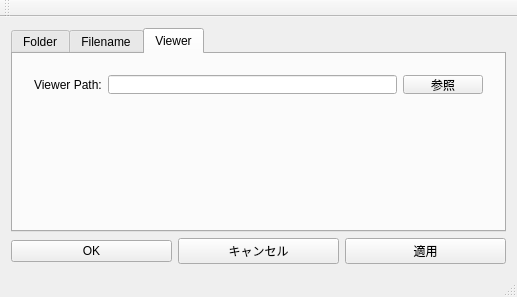
<?xml version="1.0" encoding="UTF-8"?>
<ui version="4.0">
 <class>MainWindow</class>
 <widget class="QMainWindow" name="MainWindow">
  <property name="geometry">
   <rect>
    <x>0</x>
    <y>0</y>
    <width>517</width>
    <height>297</height>
   </rect>
  </property>
  <property name="windowTitle">
   <string>MainWindow</string>
  </property>
  <widget class="QWidget" name="centralWidget">
   <layout class="QVBoxLayout" name="verticalLayout">
    <item>
     <widget class="QTabWidget" name="tabWidget">
      <property name="currentIndex">
       <number>2</number>
      </property>
      <widget class="QWidget" name="tab">
       <attribute name="title">
        <string>Folder</string>
       </attribute>
       <widget class="QWidget" name="horizontalLayoutWidget">
        <property name="geometry">
         <rect>
          <x>10</x>
          <y>10</y>
          <width>471</width>
          <height>41</height>
         </rect>
        </property>
        <layout class="QHBoxLayout" name="horizontalLayout">
         <item>
          <widget class="QLabel" name="label_3">
           <property name="text">
            <string>Folder Path:</string>
           </property>
          </widget>
         </item>
         <item>
          <widget class="QLineEdit" name="lineEdit_FolderPath"/>
         </item>
         <item>
          <widget class="QPushButton" name="pushButton">
           <property name="text">
            <string>参照</string>
           </property>
          </widget>
         </item>
        </layout>
       </widget>
      </widget>
      <widget class="QWidget" name="tab_2">
       <attribute name="title">
        <string>Filename</string>
       </attribute>
       <widget class="QWidget" name="gridLayoutWidget">
        <property name="geometry">
         <rect>
          <x>10</x>
          <y>10</y>
          <width>471</width>
          <height>151</height>
         </rect>
        </property>
        <layout class="QGridLayout" name="gridLayout">
         <item row="2" column="0">
          <widget class="QRadioButton" name="radioButton_2">
           <property name="text">
            <string>Count No. :</string>
           </property>
          </widget>
         </item>
         <item row="0" column="0">
          <widget class="QCheckBox" name="checkBox">
           <property name="text">
            <string>Filename-prifix:</string>
           </property>
          </widget>
         </item>
         <item row="3" column="0">
          <widget class="QRadioButton" name="radioButton_3">
           <property name="text">
            <string>Count No.(0 filled):</string>
           </property>
          </widget>
         </item>
         <item row="3" column="3">
          <widget class="QSpinBox" name="spinBox">
           <property name="enabled">
            <bool>false</bool>
           </property>
           <property name="minimum">
            <number>1</number>
           </property>
           <property name="maximum">
            <number>9</number>
           </property>
          </widget>
         </item>
         <item row="2" column="1">
          <widget class="QLineEdit" name="lineEdit_CountNo">
           <property name="enabled">
            <bool>false</bool>
           </property>
           <property name="maxLength">
            <number>9</number>
           </property>
           <property name="alignment">
            <set>Qt::AlignRight|Qt::AlignTrailing|Qt::AlignVCenter</set>
           </property>
          </widget>
         </item>
         <item row="1" column="0">
          <widget class="QRadioButton" name="radioButton_1">
           <property name="text">
            <string>YYYYMMDDhhmmss.f</string>
           </property>
          </widget>
         </item>
         <item row="0" column="1">
          <widget class="QLineEdit" name="lineEdit_Prifix">
           <property name="enabled">
            <bool>false</bool>
           </property>
          </widget>
         </item>
         <item row="3" column="1">
          <widget class="QLineEdit" name="lineEdit_CountNo_0filled">
           <property name="enabled">
            <bool>false</bool>
           </property>
           <property name="maxLength">
            <number>9</number>
           </property>
           <property name="alignment">
            <set>Qt::AlignRight|Qt::AlignTrailing|Qt::AlignVCenter</set>
           </property>
          </widget>
         </item>
         <item row="3" column="2">
          <widget class="QLabel" name="label_4">
           <property name="text">
            <string>digit:</string>
           </property>
          </widget>
         </item>
        </layout>
       </widget>
      </widget>
      <widget class="QWidget" name="tab_3">
       <attribute name="title">
        <string>Viewer</string>
       </attribute>
       <widget class="QWidget" name="horizontalLayoutWidget_3">
        <property name="geometry">
         <rect>
          <x>10</x>
          <y>10</y>
          <width>471</width>
          <height>41</height>
         </rect>
        </property>
        <layout class="QHBoxLayout" name="horizontalLayout_4">
         <item>
          <widget class="QLabel" name="label_7">
           <property name="text">
            <string>Viewer Path:</string>
           </property>
          </widget>
         </item>
         <item>
          <widget class="QLineEdit" name="lineEdit_ViewerPath"/>
         </item>
         <item>
          <widget class="QPushButton" name="pushButton_3">
           <property name="text">
            <string>参照</string>
           </property>
          </widget>
         </item>
        </layout>
       </widget>
      </widget>
     </widget>
    </item>
    <item>
     <layout class="QHBoxLayout" name="horizontalLayout_2">
      <property name="topMargin">
       <number>0</number>
      </property>
      <item>
       <widget class="QPushButton" name="pushButton_OK">
        <property name="text">
         <string>OK</string>
        </property>
       </widget>
      </item>
      <item>
       <widget class="QPushButton" name="pushButton_Cansel">
        <property name="text">
         <string>キャンセル</string>
        </property>
       </widget>
      </item>
      <item>
       <widget class="QPushButton" name="pushButton_Apply">
        <property name="text">
         <string>適用</string>
        </property>
       </widget>
      </item>
     </layout>
    </item>
   </layout>
  </widget>
  <widget class="QMenuBar" name="menuBar">
   <property name="geometry">
    <rect>
     <x>0</x>
     <y>0</y>
     <width>517</width>
     <height>21</height>
    </rect>
   </property>
  </widget>
  <widget class="QToolBar" name="mainToolBar">
   <attribute name="toolBarArea">
    <enum>TopToolBarArea</enum>
   </attribute>
   <attribute name="toolBarBreak">
    <bool>false</bool>
   </attribute>
  </widget>
  <widget class="QStatusBar" name="statusBar"/>
 </widget>
 <layoutdefault spacing="6" margin="11"/>
 <resources/>
 <connections/>
</ui>
